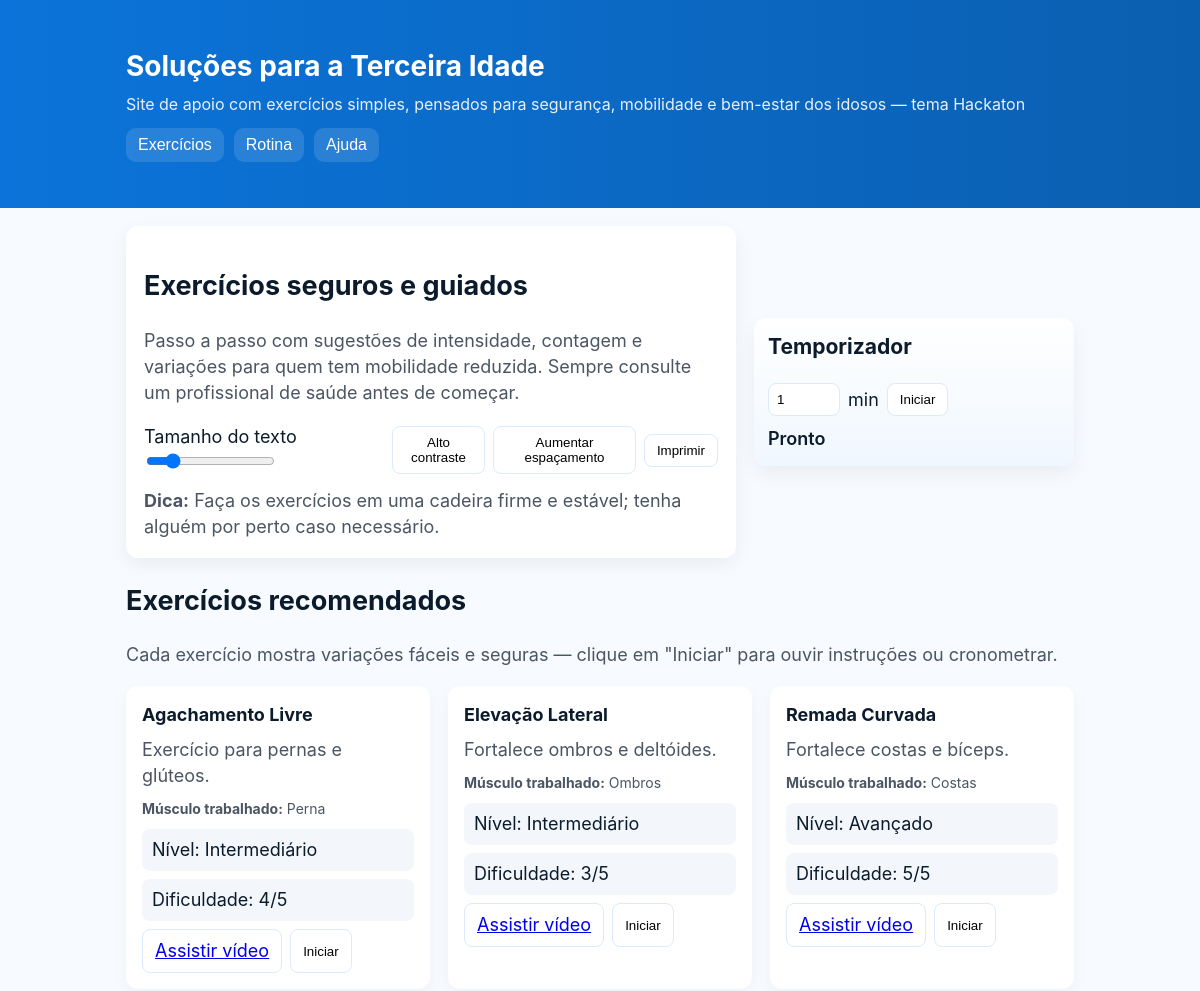
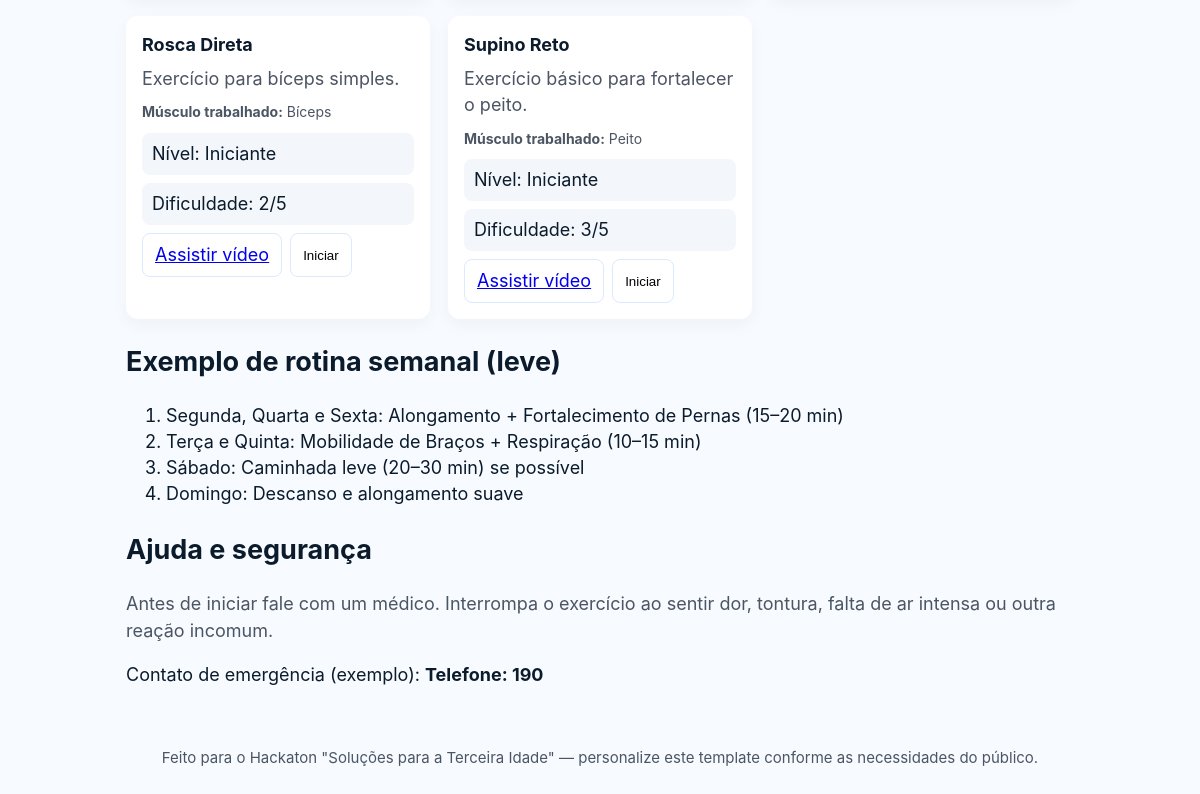
The page /Lory/html_exercicios.php on the database its author committed (2 pictures, top to bottom).
### tables this page shows
CREATE TABLE treinos (
id INT AUTO_INCREMENT PRIMARY KEY UNIQUE NOT NULL,
nome VARCHAR(100) NOT NULL,
nivel VARCHAR(20),
dificuldade INT,
musculoTrabalhado VARCHAR(50),
descricao TEXT,
video VARCHAR(255)
);

### Lory/html_exercicios.php (the view, shortened to what this page needs)
<?php
$mysqli = new mysqli('localhost', 'root', '', 'LORY');
$result = $mysqli->query("SELECT * FROM treinos ORDER BY nome ASC");
$exercicios = [];
if($result){
    while($row = $result->fetch_assoc()){
        $exercicios[] = $row;
    }
}
?>
<!doctype html>
<html lang="pt-BR">
<head>
  <link rel="stylesheet" href="assets\css\styles.css">
</head>
<body>
  <header role="banner">
    <div class="container">
      <h1>Soluções para a Terceira Idade</h1>
      <p class="lead">Site de apoio com exercícios simples, pensados para segurança, mobilidade e bem-estar dos idosos — tema Hackaton</p>
      <nav role="navigation" aria-label="Menu principal">
        <button class="btn" onclick="scrollToSection('exercicios')">Exercícios</button>
        <button class="btn" onclick="scrollToSection('rotina')">Rotina</button>
        <button class="btn" onclick="scrollToSection('ajuda')">Ajuda</button>
      </nav>
    </div>
  </header>
  <main class="container" role="main">
    <section class="hero" aria-labelledby="intro">
      <div class="card">
        <h2 id="intro">Exercícios seguros e guiados</h2>
        <p style="color:var(--muted)">Passo a passo com sugestões de intensidade, contagem e variações para quem tem mobilidade reduzida. Sempre consulte um profissional de saúde antes de começar.</p>
        <div style="margin-top:12px" class="controls" aria-hidden="false">
          <div>
            <label for="fontRange">Tamanho do texto</label>
            <input id="fontRange" type="range" min="16" max="28" value="18" oninput="setFontSize(this.value)">
          </div>
          <button class="control-btn" onclick="toggleContrast()" aria-pressed="false">Alto contraste</button>
          <button class="control-btn" onclick="increaseSpacing()">Aumentar espaçamento</button>
          <button class="control-btn" onclick="window.print()">Imprimir</button>
        </div>
        <div style="margin-top:12px;color:var(--muted)">
          <strong>Dica:</strong> Faça os exercícios em uma cadeira firme e estável; tenha alguém por perto caso necessário.
        </div>
      </div>
      <aside style="width:320px;min-width:240px">
        <div style="background:linear-gradient(180deg,#fff,#f0f7ff);padding:14px;border-radius:12px;box-shadow:0 8px 20px rgba(11,20,30,0.06)">
          <h3 style="margin-top:0">Temporizador</h3>
          <div style="display:flex;gap:8px;align-items:center">
            <input type="number" id="timerMin" value="1" min="0" style="width:72px;padding:8px;border-radius:8px;border:1px solid #dbeafe"> min
            <button class="control-btn" onclick="startTimer()">Iniciar</button>
          </div>
          <div id="timerDisplay" aria-live="polite" style="margin-top:10px;font-weight:600">Pronto</div>
        </div>
      </aside>
    </section>
    <section id="exercicios" style="margin-top:22px">
      <h2>Exercícios recomendados</h2>
      <p style="color:var(--muted)">Cada exercício mostra variações fáceis e seguras — clique em "Iniciar" para ouvir instruções ou cronometrar.</p>
      <div class="grid">
        <?php foreach($exercicios as $ex): ?>
          <article class="exercise" aria-labelledby="ex<?= $ex['id'] ?>">
            <h3 id="ex<?= $ex['id'] ?>"><?= htmlspecialchars($ex['nome']) ?></h3>
            <p><?= htmlspecialchars($ex['descricao']) ?></p>
            <?php if(!empty($ex['musculoTrabalhado'])): ?>
              <p style="color:var(--muted); font-size:14px"><strong>Músculo trabalhado:</strong> <?= htmlspecialchars($ex['musculoTrabalhado']) ?></p>
            <?php endif; ?>
            <ul class="steps">
              <li>Nível: <?= htmlspecialchars($ex['nivel']) ?></li>
              <li>Dificuldade: <?= htmlspecialchars($ex['dificuldade']) ?>/5</li>
            </ul>
            <div style="display:flex;gap:8px;margin-top:8px">
              <?php if(!empty($ex['video'])): ?>
                <a class="control-btn" href="<?= htmlspecialchars($ex['video']) ?>" target="_blank">Assistir vídeo</a>
              <?php endif; ?>
              <button class="control-btn" onclick="startExercise('<?= addslashes($ex['nome']) ?>')">Iniciar</button>
            </div>
          </article>
        <?php endforeach; ?>
      </div>
    </section>
    <section id="rotina" style="margin-top:22px">
      <h2>Exemplo de rotina semanal (leve)</h2>
      <ol>
        <li>Segunda, Quarta e Sexta: Alongamento + Fortalecimento de Pernas (15–20 min)</li>
        <li>Terça e Quinta: Mobilidade de Braços + Respiração (10–15 min)</li>
        <li>Sábado: Caminhada leve (20–30 min) se possível</li>
        <li>Domingo: Descanso e alongamento suave</li>
      </ol>
    </section>
    <section id="ajuda" style="margin-top:22px">
      <h2>Ajuda e segurança</h2>
      <p style="color:var(--muted)">Antes de iniciar fale com um médico. Interrompa o exercício ao sentir dor, tontura, falta de ar intensa ou outra reação incomum.</p>
      <p>Contato de emergência (exemplo): <strong>Telefone: 190</strong></p>
    </section>
  </main>
  <footer>
    <div class="container">
      <small>Feito para o Hackaton "Soluções para a Terceira Idade" — personalize este template conforme as necessidades do público.</small>
    </div>
  </footer>
</body>
</html>

### Lory/assets/css/styles.css (style rules this page uses)
:root { --bg: #f7fbff; --card: #ffffff; --accent: #0b74da; --text: #0b1b2b; --muted: #4b5563; --radius: 12px; --gap: 18px; }
* { box-sizing: border-box; }
body { font-family: -apple-system, BlinkMacSystemFont, 'Segoe UI', Roboto, 'Helvetica Neue', Arial; background: var(--bg); color: var(--text); margin: 0; line-height: 1.45; }
header { background: linear-gradient(90deg, var(--accent), #0b5fb0); color: #fff; padding: 28px 18px; }
.container { max-width: 980px; margin: 18px auto; padding: 0 16px; }
h1 { font-size: 28px; margin: 0 0 6px; }
p.lead { margin: 0; font-size: 16px; color: #e6f0ff; }
nav { display: flex; flex-wrap: wrap; gap: 10px; margin-top: 12px; }
.btn { background: rgba(255, 255, 255, 0.12); border: none; color: #fff; padding: 8px 12px; border-radius: 10px; font-size: 16px; cursor: pointer; }
main { padding: 20px 0; }
.hero { display: flex; align-items: center; gap: 18px; }
.hero .card { flex: 1; background: var(--card); padding: 18px; border-radius: var(--radius); box-shadow: 0 6px 18px rgba(11, 20, 30, 0.06); }
.controls { display: flex; align-items: center; gap: 8px; }
.control-btn { padding: 8px 12px; border-radius: 8px; border: 1px solid #dbeafe; background: white; cursor: pointer; }
.grid { display: grid; grid-template-columns: repeat(auto-fit, minmax(260px, 1fr)); gap: var(--gap); margin-top: 18px; }
.exercise { background: var(--card); padding: 16px; border-radius: 12px; box-shadow: 0 6px 16px rgba(11, 20, 30, 0.04); }
.exercise h3 { margin: 0 0 8px; font-size: 18px; }
.exercise p { margin: 0 0 10px; color: var(--muted); }
.steps { list-style: none; padding: 0; margin: 0; }
.steps li { background: #f3f6fb; margin-bottom: 8px; padding: 8px 10px; border-radius: 8px; }
footer { padding: 20px 0; text-align: center; color: var(--muted); }

### rows shown on the page
treinos: nome "Agachamento Livre", descricao "Exercício para pernas e glúteos.", musculoTrabalhado "Perna", nivel "Intermediário", dificuldade "4"
treinos: nome "Elevação Lateral", descricao "Fortalece ombros e deltóides.", musculoTrabalhado "Ombros", nivel "Intermediário", dificuldade "3"
treinos: nome "Remada Curvada", descricao "Fortalece costas e bíceps.", musculoTrabalhado "Costas", nivel "Avançado", dificuldade "5"
treinos: nome "Rosca Direta", descricao "Exercício para bíceps simples.", musculoTrabalhado "Bíceps", nivel "Iniciante", dificuldade "2"
treinos: nome "Supino Reto", descricao "Exercício básico para fortalecer o peito.", musculoTrabalhado "Peito", nivel "Iniciante", dificuldade "3"
